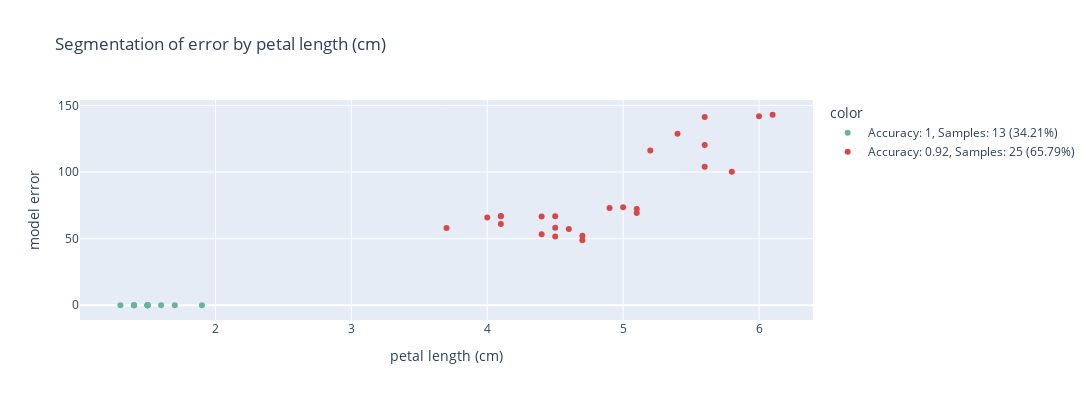
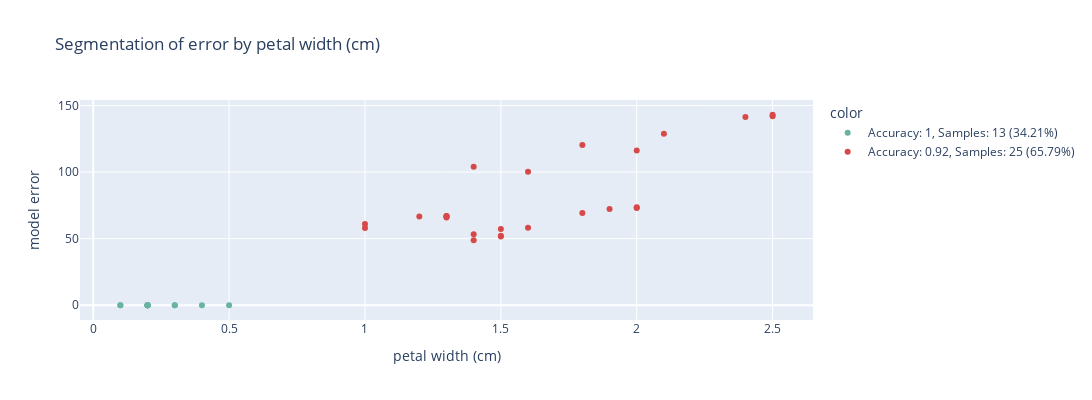

These figures' notebook cell, in order:
### Markdown cell above
## Display a serialized output

The serialized JSON can be used to reproduce the run in other Python scores, by using the `display_from_json` function

### Code cell
from deepchecks import CheckResult

CheckResult.display_from_json(serialized_output)

### Figure 1 — Plotly figure (JSON) as saved in the notebook; plotly's stock layout.template omitted (floating-point values rounded to 4 significant figures)
{"data": [{"hovertemplate": "color=Accuracy: 1, Samples: 13 (34.21%)<br>petal length (cm)=%{x}<br>model error=%{y}<extra></extra>", "legendgroup": "Accuracy: 1, Samples: 13 (34.21%)", "marker": {"color": "#69b3a2", "symbol": "circle"}, "mode": "markers", "name": "Accuracy: 1, Samples: 13 (34.21%)", "orientation": "v", "showlegend": true, "type": "scatter", "x": [1.5, 1.6, 1.7, 1.5, 1.5, 1.5, 1.5, 1.9, 1.4, 1.4, 1.5, 1.3, 1.4], "xaxis": "x", "y": [0, 0, 0, 0, 0, 0, 0, 0, 0, 0, 0, 0, 0], "yaxis": "y"}, {"hovertemplate": "color=Accuracy: 0.92, Samples: 25 (65.79%)<br>petal length (cm)=%{x}<br>model error=%{y}<extra></extra>", "legendgroup": "Accuracy: 0.92, Samples: 25 (65.79%)", "marker": {"color": "#d74949", "symbol": "circle"}, "mode": "markers", "name": "Accuracy: 0.92, Samples: 25 (65.79%)", "orientation": "v", "showlegend": true, "type": "scatter", "x": [4, 4.1, 4.6, 4.7, 4.1, 5.8, 5.6, 5.4, 4.5, 4.7, 5, 4.4, 4.5, 5.6, 5.1, 3.7, 5.6, 5.1, 4.1, 6, 5.2, 6.1, 4.9, 4.4, 4.5], "xaxis": "x", "y": [65.84, 61.07, 57.22, 48.73, 66.96, 100.2, 103.9, 128.8, 66.78, 52.14, 73.6, 53.29, 58.2, 141.4, 72.34, 58.01, 120.4, 69.23, 66.81, 142.0, 116.1, 143.0, 73.0, 66.54, 51.54], "yaxis": "y"}], "layout": {"height": 400, "legend": {"title": {"text": "color"}, "tracegroupgap": 0}, "title": {"text": "Segmentation of error by petal length (cm)"}, "width": 1200, "xaxis": {"anchor": "y", "domain": [0, 1], "title": {"text": "petal length (cm)"}}, "yaxis": {"anchor": "x", "domain": [0, 1], "title": {"text": "model error"}}}}

### Figure 2 — Plotly figure (JSON) as saved in the notebook; plotly's stock layout.template omitted (floating-point values rounded to 4 significant figures)
{"data": [{"hovertemplate": "color=Accuracy: 1, Samples: 13 (34.21%)<br>petal width (cm)=%{x}<br>model error=%{y}<extra></extra>", "legendgroup": "Accuracy: 1, Samples: 13 (34.21%)", "marker": {"color": "#69b3a2", "symbol": "circle"}, "mode": "markers", "name": "Accuracy: 1, Samples: 13 (34.21%)", "orientation": "v", "showlegend": true, "type": "scatter", "x": [0.3, 0.2, 0.5, 0.2, 0.2, 0.2, 0.4, 0.2, 0.1, 0.2, 0.1, 0.2, 0.3], "xaxis": "x", "y": [0, 0, 0, 0, 0, 0, 0, 0, 0, 0, 0, 0, 0], "yaxis": "y"}, {"hovertemplate": "color=Accuracy: 0.92, Samples: 25 (65.79%)<br>petal width (cm)=%{x}<br>model error=%{y}<extra></extra>", "legendgroup": "Accuracy: 0.92, Samples: 25 (65.79%)", "marker": {"color": "#d74949", "symbol": "circle"}, "mode": "markers", "name": "Accuracy: 0.92, Samples: 25 (65.79%)", "orientation": "v", "showlegend": true, "type": "scatter", "x": [1.3, 1, 1.5, 1.4, 1.3, 1.6, 1.4, 2.1, 1.3, 1.5, 2, 1.4, 1.6, 2.4, 1.9, 1, 1.8, 1.8, 1.3, 2.5, 2, 2.5, 2, 1.2, 1.5], "xaxis": "x", "y": [65.84, 61.07, 57.22, 48.73, 66.96, 100.2, 103.9, 128.8, 66.78, 52.14, 73.6, 53.29, 58.2, 141.4, 72.34, 58.01, 120.4, 69.23, 66.81, 142.0, 116.1, 143.0, 73.0, 66.54, 51.54], "yaxis": "y"}], "layout": {"height": 400, "legend": {"title": {"text": "color"}, "tracegroupgap": 0}, "title": {"text": "Segmentation of error by petal width (cm)"}, "width": 1200, "xaxis": {"anchor": "y", "domain": [0, 1], "title": {"text": "petal width (cm)"}}, "yaxis": {"anchor": "x", "domain": [0, 1], "title": {"text": "model error"}}}}
